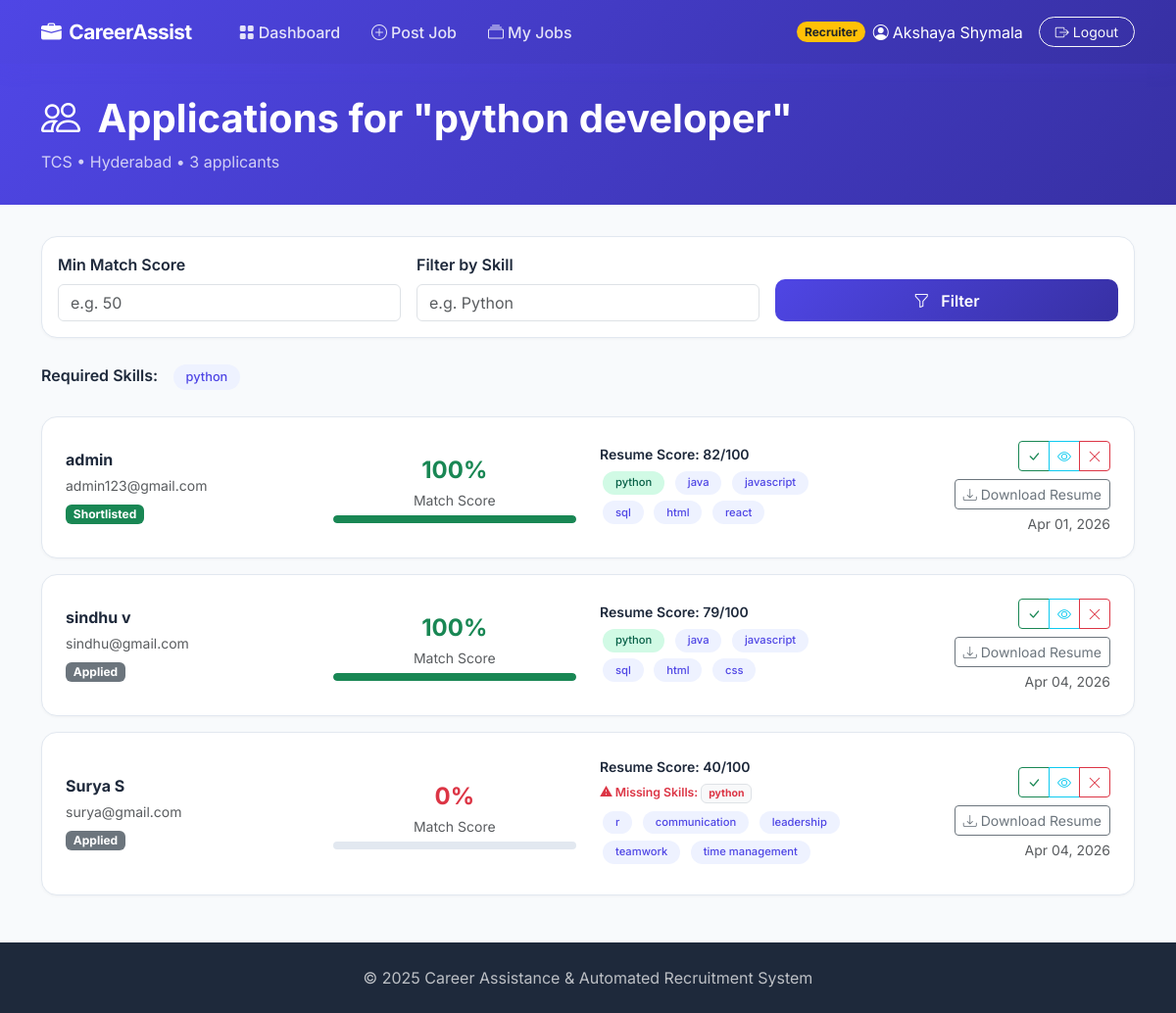
Screenshot of /jobs/recruiter/applications/11/ (signed in) with the database file from the repository.
### accounts/models.py (models this page shows, shortened)
class Profile(models.Model):
    ROLE_CHOICES = [("jobseeker", "Job Seeker"), ("recruiter", "Recruiter")]
    user = models.OneToOneField(User, on_delete=models.CASCADE, related_name="profile")
    role = models.CharField(max_length=20, choices=ROLE_CHOICES, default="jobseeker")
    phone = models.CharField(max_length=15, blank=True)
    skills = models.TextField(blank=True, help_text="Comma-separated skills")
    experience_years = models.IntegerField(default=0)
    created_at = models.DateTimeField(auto_now_add=True)

### jobs/models.py (models this page shows, shortened)
class Job(models.Model):
    JOB_TYPES = [("full-time", "Full Time"), ("part-time", "Part Time"),
                 ("contract", "Contract"), ("internship", "Internship"), ("remote", "Remote")]
    title = models.CharField(max_length=200)
    company = models.CharField(max_length=200)
    location = models.CharField(max_length=200)
    salary = models.CharField(max_length=100, blank=True)
    job_type = models.CharField(max_length=20, choices=JOB_TYPES, default="full-time")
    experience = models.CharField(max_length=50, blank=True)
    description = models.TextField()
    requirements = models.TextField(blank=True)
    skills = models.TextField(help_text="Comma-separated skills")
    posted_by = models.ForeignKey(User, on_delete=models.SET_NULL, null=True, blank=True)
    created_at = models.DateTimeField(auto_now_add=True)
    is_active = models.BooleanField(default=True)
    def get_skills_list(self):
        if not self.skills:
            return []
        return [s.strip() for s in self.skills.split(",") if s.strip()]

class Application(models.Model):
    STATUS_CHOICES = [("applied", "Applied"), ("reviewed", "Reviewed"),
                      ("shortlisted", "Shortlisted"), ("rejected", "Rejected")]
    user = models.ForeignKey(User, on_delete=models.CASCADE)
    job = models.ForeignKey(Job, on_delete=models.CASCADE)
    resume = models.ForeignKey("resumes.Resume", on_delete=models.SET_NULL, null=True, blank=True)
    match_score = models.IntegerField(default=0)
    status = models.CharField(max_length=20, choices=STATUS_CHOICES, default="applied")
    applied_at = models.DateTimeField(auto_now_add=True)
    class Meta:
        unique_together = ("user", "job")

### jobs/views.py (the view)
    def wrapper(request, *args, **kwargs):
        if not hasattr(request.user, "profile") or request.user.profile.role != "recruiter":
            messages.error(request, "Access denied. Recruiter account required.")
            return redirect("dashboard")
        return view_func(request, *args, **kwargs)

### jobs/views.py (called while the page is built)
def recruiter_required(view_func):
    def wrapper(request, *args, **kwargs):
        if not hasattr(request.user, "profile") or request.user.profile.role != "recruiter":
            messages.error(request, "Access denied. Recruiter account required.")
            return redirect("dashboard")
        return view_func(request, *args, **kwargs)
    wrapper.__name__ = view_func.__name__
    return login_required(wrapper)

### resumes/models.py (called while the page is built)
    def get_detected_skills(self):
        if not self.detected_skills:
            return []
        return [s.strip() for s in self.detected_skills.split(",") if s.strip()]

    def get_detected_education(self):
        if not self.detected_education:
            return []
        return [s.strip() for s in self.detected_education.split(",") if s.strip()]

    def get_detected_experience(self):
        if not self.detected_experience:
            return []
        return [s.strip() for s in self.detected_experience.split(",") if s.strip()]

### templates/jobs/job_applications.html (shortened to what this page needs)
{% extends "base.html" %}
{% block content %}
<div class="page-header">
    <div class="container">
        <h1>
            <i class="bi bi-people me-2"></i>
            Applications for "{{ job.title }}"
        </h1>
        <p class="mb-0 opacity-75">
            {{ job.company }} • {{ job.location }} • {{ total }} applicant{{ total|pluralize }}
        </p>
    </div>
</div>
<div class="container">
<div class="card-modern p-3 mb-4">
<form method="get" class="row g-3 align-items-end">
<div class="col-md-4">
<label class="form-label fw-semibold">Min Match Score</label>
<input
type="number"
name="min_score"
class="form-control"
value="{{ min_score }}"
placeholder="e.g. 50"
min="0"
max="100">
</div>
<div class="col-md-4">
<label class="form-label fw-semibold">Filter by Skill</label>
<input
type="text"
name="skill"
class="form-control"
value="{{ skill_filter }}"
placeholder="e.g. Python">
</div>
<div class="col-md-4">
<button class="btn btn-primary-custom w-100">
<i class="bi bi-funnel me-2"></i>
Filter
</button>
</div>
</form>
</div>
<div class="mb-4">
<span class="fw-semibold me-2">Required Skills:</span>
{% for s in job_skills %}
<span class="badge badge-skill badge-info">{{ s }}</span>
{% endfor %}
</div>
{% if app_data %}
{% for item in app_data %}
<div class="card-modern p-4 mb-3">
<div class="row align-items-center">
<div class="col-md-3">
<h6 class="fw-bold mb-1">
{{ item.application.user.get_full_name|default:item.application.user.username }}
</h6>
<small class="text-muted">
{{ item.application.user.email }}
</small>
<div class="mt-1">
<span class="badge bg-{% if item.application.status == 'shortlisted' %}success{% elif item.application.status == 'rejected' %}danger{% elif item.application.status == 'reviewed' %}info{% else %}secondary{% endif %}">
{{ item.application.get_status_display }}
</span>
</div>
</div>
<div class="col-md-3">
<div class="text-center">
<div class="fw-bold fs-4
{% if item.application.match_score >= 70 %}
text-success
{% elif item.application.match_score >= 40 %}
text-warning
{% else %}
text-danger
{% endif %}
">
{{ item.application.match_score }}%
</div>
<small class="text-muted">Match Score</small>
<div class="match-bar mt-1">
<div
class="match-bar-fill
{% if item.application.match_score >= 70 %}
bg-success
{% elif item.application.match_score >= 40 %}
bg-warning
{% else %}
bg-danger
{% endif %}"
style="width:{{ item.application.match_score }}%">
</div>
</div>
</div>
</div>
<div class="col-md-3">
<small class="fw-semibold d-block mb-1">
Resume Score: {{ item.score }}/100
{% if item.missing_skills %}
<div class="mt-1">
<small class="text-danger fw-semibold">
⚠ Missing Skills:
</small>
{% for skill in item.missing_skills|slice:":3" %}
<span class="badge bg-light text-danger border">
{{ skill }}
</span>
{% endfor %}
</div>
{% endif %}
</small>
<div class="mb-1">
{% for s in item.user_skills|slice:":6" %}
<span
class="badge badge-skill
{% if s|lower in job_skills_lower %}
badge-match
{% else %}
badge-info
{% endif %}"
style="font-size:0.7rem">
{{ s }}
</span>
{% endfor %}
</div>
</div>
<div class="col-md-3 text-end">
<div class="btn-group btn-group-sm mb-2">
<a
href="{% url 'update_application_status' item.application.pk 'shortlisted' %}"
class="btn btn-outline-success"
title="Shortlist">
<i class="bi bi-check-lg"></i>
</a>
<a
href="{% url 'update_application_status' item.application.pk 'reviewed' %}"
class="btn btn-outline-info"
title="Mark Reviewed">
<i class="bi bi-eye"></i>
</a>
<a
href="{% url 'update_application_status' item.application.pk 'rejected' %}"
class="btn btn-outline-danger"
title="Reject">
<i class="bi bi-x-lg"></i>
</a>
</div>
{% if item.application.resume %}
<a
href="{{ item.application.resume.uploaded_file.url }}"
target="_blank"
class="btn btn-sm btn-outline-secondary">
<i class="bi bi-download"></i>
Download Resume
</a>
{% endif %}
<small class="text-muted d-block mt-1">
{{ item.application.applied_at|date:"M d, Y" }}
</small>
</div>
</div>
</div>
{% endfor %}
{% endif %}
</div>
{% endblock %}

### templates/base.html (shortened to what this page needs)
<!DOCTYPE html>
<html lang="en">
<head>
    <link href="https://cdn.jsdelivr.net/npm/bootstrap@5.3.2/dist/css/bootstrap.min.css" rel="stylesheet">
    <link href="https://cdn.jsdelivr.net/npm/bootstrap-icons@1.11.1/font/bootstrap-icons.css" rel="stylesheet">
</head>
<body>
{% if request.user.is_authenticated %}
<nav class="navbar navbar-expand-lg navbar-custom sticky-top">
    <div class="container">
        <a class="navbar-brand" href="{% url 'dashboard' %}">
            <i class="bi bi-briefcase-fill me-2"></i>CareerAssist
        </a>
        <div class="collapse navbar-collapse" id="navMain">
            <ul class="navbar-nav me-auto ms-3">
                {% if request.user.profile.role == 'recruiter' %}
                <li class="nav-item"><a class="nav-link {% if request.resolver_match.url_name == 'recruiter_dashboard' %}active{% endif %}" href="{% url 'recruiter_dashboard' %}"><i class="bi bi-grid-fill me-1"></i>Dashboard</a></li>
                <li class="nav-item"><a class="nav-link {% if request.resolver_match.url_name == 'post_job' %}active{% endif %}" href="{% url 'post_job' %}"><i class="bi bi-plus-circle me-1"></i>Post Job</a></li>
                <li class="nav-item"><a class="nav-link {% if request.resolver_match.url_name == 'my_posted_jobs' %}active{% endif %}" href="{% url 'my_posted_jobs' %}"><i class="bi bi-collection me-1"></i>My Jobs</a></li>
                {% endif %}
            </ul>
            <div class="d-flex align-items-center">
                <span class="badge rounded-pill me-2 {% if request.user.profile.role == 'recruiter' %}bg-warning text-dark{% else %}bg-info text-white{% endif %}">
                    {{ request.user.profile.get_role_display }}
                </span>
                <span class="text-white me-3 d-none d-md-inline"><i class="bi bi-person-circle me-1"></i>{{ request.user.get_full_name|default:request.user.username }}</span>
                <a href="{% url 'logout' %}" class="btn btn-sm btn-outline-light rounded-pill px-3"><i class="bi bi-box-arrow-right me-1"></i>Logout</a>
            </div>
        </div>
    </div>
</nav>
{% endif %}
{% block content %}{% endblock %}
<footer class="text-center">
    <div class="container">
        <p class="mb-0">&copy; 2025 Career Assistance & Automated Recruitment System</p>
    </div>
</footer>
</body>
</html>

### templates/base.html (style rules this page uses)
:root { --primary: #4F46E5; --primary-light: #818CF8; --primary-dark: #3730A3; --accent: #06B6D4; --success: #10B981; --warning: #F59E0B; --danger: #EF4444; --bg: #F8FAFC; --surface: #FFFFFF; --text: #1E293B; --text-muted: #64748B; --border: #E2E8F0; }
* { font-family: 'Inter', sans-serif; }
body { background: var(--bg); color: var(--text); }
.navbar-custom { background: linear-gradient(135deg, var(--primary) 0%, var(--primary-dark) 100%); padding: 0.75rem 0; box-shadow: 0 4px 20px rgba(79,70,229,0.15); }
.navbar-custom .navbar-brand { font-weight: 700; font-size: 1.3rem; color: #fff !important; letter-spacing: -0.5px; }
.navbar-custom .nav-link { color: rgba(255,255,255,0.85) !important; font-weight: 500; padding: 0.5rem 1rem !important; border-radius: 8px; transition: all 0.2s; }
.card-modern { background: var(--surface); border-radius: 16px; border: 1px solid var(--border); overflow: hidden; box-shadow: 0 1px 3px rgba(0,0,0,0.04); transition: all 0.3s; }
.btn-primary-custom { background: linear-gradient(135deg, var(--primary), var(--primary-dark)); border: none; color: #fff; border-radius: 10px; padding: 0.6rem 1.5rem; font-weight: 600; transition: all 0.3s; }
.badge-skill { padding: 0.4rem 0.8rem; border-radius: 20px; font-weight: 500; font-size: 0.8rem; margin: 0.2rem; }
.badge-match { background: #D1FAE5; color: #065F46; }
.badge-info { background: #EEF2FF; color: var(--primary); }
.match-bar { height: 8px; border-radius: 4px; background: var(--border); overflow: hidden; }
.match-bar-fill { height: 100%; border-radius: 4px; transition: width 0.6s; }
.page-header { background: linear-gradient(135deg, var(--primary) 0%, var(--primary-dark) 100%); color: #fff; padding: 2rem 0; margin-bottom: 2rem; }
.page-header h1 { font-weight: 700; }
footer { background: var(--text); color: rgba(255,255,255,0.7); padding: 1.5rem 0; margin-top: 3rem; }

### rows the page displays
Job: title "python developer", company "TCS", location "Hyderabad", job_skills "python", missing_skills "python"
Application: application.user.get_full_name "admin", application.user.email "admin123@gmail.com", application.status "Shortlisted", application.match_score "100", score "82", user_skills "python" "java" "javascript" "sql" "html" "react", application.applied_at "Apr 01, 2026"
Application: application.user.get_full_name "sindhu v", application.user.email "sindhu@gmail.com", application.status "Applied", application.match_score "100", score "79", user_skills "python" "java" "javascript" "sql" "html" "css", application.applied_at "Apr 04, 2026"
Application: application.user.get_full_name "Surya S", application.user.email "surya@gmail.com", application.status "Applied", application.match_score "0", score "40", user_skills "r" "communication" "leadership" "teamwork" "time management", application.applied_at "Apr 04, 2026"

### other values shown
{{ request.user.profile.get_role_display }} "Recruiter"
{{ request.user.get_full_name|default:request.user.username }} "Akshaya Shymala"
{{ total }} "3"
